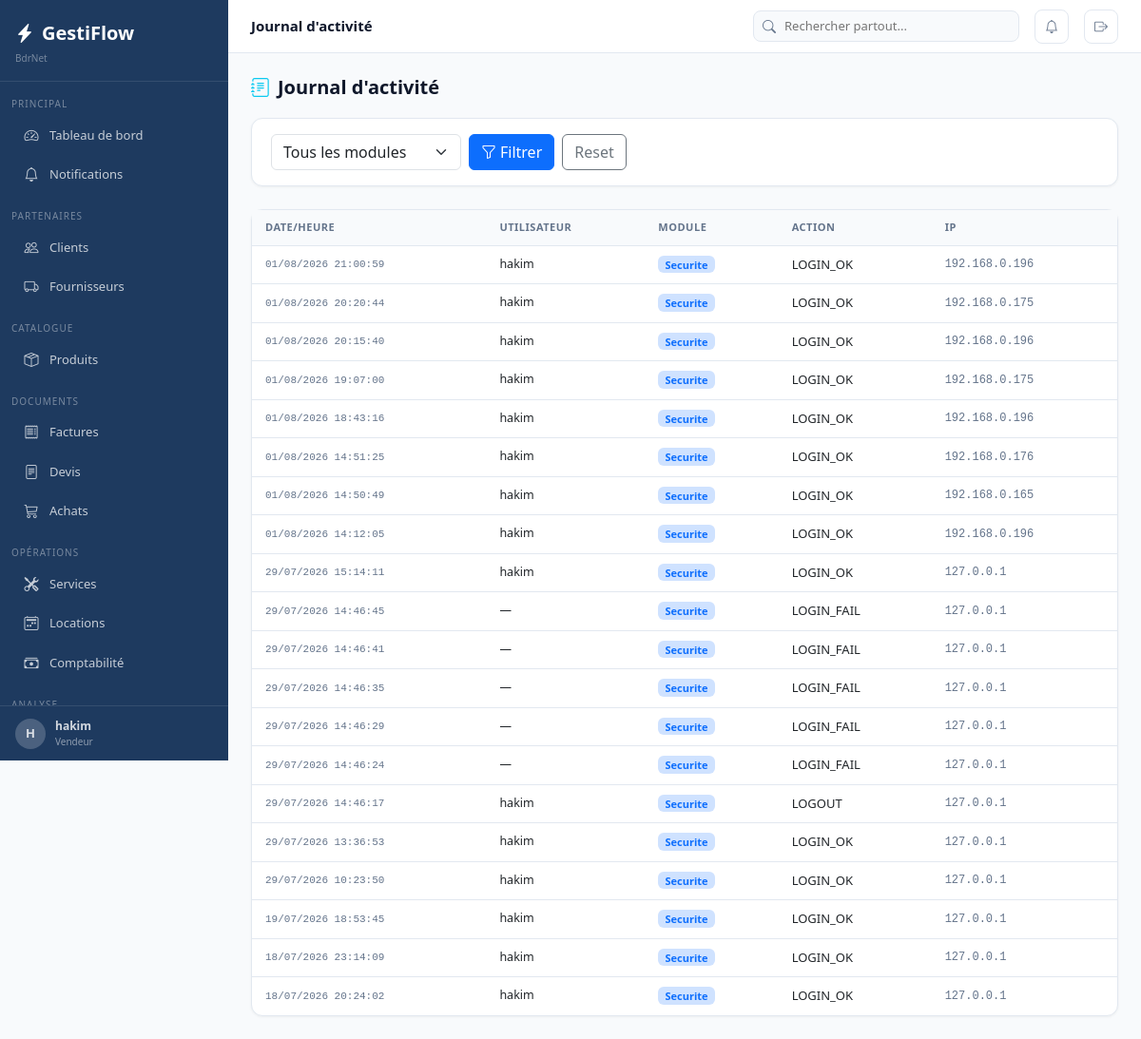
The page /auth/logs/ (signed in) on the database its author committed.
### apps/core/models.py (models this page shows, shortened)
class Parametre(models.Model):
    cle         = models.CharField(max_length=100, unique=True)
    valeur      = models.TextField(blank=True)
    description = models.CharField(max_length=200, blank=True)
    class Meta:
        verbose_name        = "Parametre"
        verbose_name_plural = "Parametres"
    @classmethod
    def get(cls, cle, defaut=''):
        try:
            return cls.objects.get(cle=cle).valeur
        except cls.DoesNotExist:
            return defaut

class TimestampedModel(models.Model):
    cree_le     = models.DateTimeField(auto_now_add=True)
    modifie_le  = models.DateTimeField(auto_now=True)
    class Meta:
        abstract = True

class LogActivite(TimestampedModel):
    utilisateur = models.ForeignKey(
        settings.AUTH_USER_MODEL, on_delete=models.SET_NULL,
        null=True, blank=True, related_name='logs'
    )
    action      = models.CharField(max_length=300)
    module      = models.CharField(max_length=100, blank=True)
    details     = models.TextField(blank=True)
    adresse_ip  = models.GenericIPAddressField(null=True, blank=True)
    class Meta:
        verbose_name        = "Log d'activite"
        verbose_name_plural = "Logs d'activite"
        ordering            = ['-cree_le']

### apps/authentication/models.py (models this page shows, shortened)
class Utilisateur(AbstractUser):
    class Role(models.TextChoices):
        ADMIN       = 'admin',       'Administrateur'
        MANAGER     = 'manager',     'Manager'
        VENDEUR     = 'vendeur',     'Vendeur'
        TECHNICIEN  = 'technicien',  'Technicien'
        COMPTABLE   = 'comptable',   'Comptable'
        CAISSIER    = 'caissier',    'Caissier'
    role            = models.CharField(max_length=20, choices=Role.choices, default=Role.VENDEUR)
    telephone       = models.CharField(max_length=20, blank=True)
    actif           = models.BooleanField(default=True)
    derniere_activite = models.DateTimeField(null=True, blank=True)
    photo           = models.ImageField(upload_to='utilisateurs/', null=True, blank=True)
    class Meta:
        verbose_name        = "Utilisateur"
        verbose_name_plural = "Utilisateurs"
    @property
    def est_admin(self):
        return self.role == self.Role.ADMIN or self.is_superuser

### apps/authentication/views.py (the view)
# urls.py: path('logs/',                   views.logs,                name='logs'),
@login_required
@admin_required
def logs(request):
    from apps.core.models import LogActivite
    from django.core.paginator import Paginator
    qs = LogActivite.objects.select_related('utilisateur').order_by('-cree_le')
    module = request.GET.get('module', '')
    if module: qs = qs.filter(module=module)
    modules = LogActivite.objects.values_list('module', flat=True).distinct().order_by('module')
    page = Paginator(qs, 30).get_page(request.GET.get('page'))
    return render(request, 'authentication/logs.html', {'logs': page, 'modules_disponibles': modules, 'module_filtre': module})

### apps/core/context_processors.py (called while the page is built)
def _get_entreprise():
    base = getattr(dj_settings, 'GESTIFLOW', {})
    try:
        from apps.core.models import Parametre
        return {
            'NOM_ENTREPRISE': Parametre.get('NOM_ENTREPRISE', base.get('NOM_ENTREPRISE', 'Mon Entreprise')),
            'ADRESSE':   Parametre.get('ADRESSE',   base.get('ADRESSE',   '')),
            'TELEPHONE': Parametre.get('TELEPHONE', base.get('TELEPHONE', '')),
            'EMAIL':     Parametre.get('EMAIL',     base.get('EMAIL',     '')),
            'DEVISE':    Parametre.get('DEVISE',    base.get('DEVISE',    'DA')),
            'TVA_DEFAUT':Parametre.get('TVA_DEFAUT',base.get('TVA_DEFAUT','19')),
            'LOGO':      Parametre.get('LOGO',      ''),
        }
    except Exception:
        return base

def global_context(request):
    ctx = {'ENTREPRISE': _get_entreprise(), 'APP_VERSION': '1.0.0'}
    if request.user.is_authenticated:
        try:
            from apps.core.notifications import get_notification_count
            ctx['notifications_count'] = get_notification_count(request.user)
        except Exception:
            ctx['notifications_count'] = 0
        try:
            from apps.produits.models import Produit
            from django.db.models import F
            ctx['alertes_stock_count'] = Produit.objects.filter(
                quantite_stock__lte=F('seuil_alerte'), actif=True, supprime=False
            ).count()
        except Exception:
            ctx['alertes_stock_count'] = 0
    return ctx

### apps/core/models.py (called while the page is built)
    def get_queryset(self):
        return super().get_queryset().filter(supprime=False)

### apps/core/notifications.py (called while the page is built, shortened)
def get_all_notifications(user):
    today = timezone.now().date()
    notifs = {
        'factures_en_retard': [],
        'devis_expirant': [],
        'stock_bas': [],
        'locations_retard': [],
        'services_retard': [],
    }
    try:
        from apps.ventes.models import Facture
    except Exception: pass
    try:
        from apps.devis.models import Devis
    except Exception: pass
    try:
        from apps.produits.models import Produit
        from django.db.models import F
    except Exception: pass
    return notifs

def get_notification_count(user):
    notifs = get_all_notifications(user)
    return sum(len(v) for v in notifs.values())

### templates/authentication/logs.html (shortened to what this page needs)
{% extends 'base.html' %}
{% block topbar_title %}Journal d'activité{% endblock %}
{% block content %}
<div class="page-header"><h1 class="page-title"><i class="bi bi-journal-text me-2 text-info"></i>Journal d'activité</h1></div>
<div class="card mb-4"><div class="card-body py-3">
  <form method="get" class="d-flex gap-2">
    <select name="module" class="form-select" style="max-width:200px;">
      <option value="">Tous les modules</option>
    </select>
    <button type="submit" class="btn btn-primary"><i class="bi bi-funnel me-1"></i>Filtrer</button>
    <a href="{% url 'auth:logs' %}" class="btn btn-outline-secondary">Reset</a>
  </form>
</div></div>
<div class="card"><div style="overflow-x:auto;"><table class="table-modern">
  <thead><tr><th>Date/Heure</th><th>Utilisateur</th><th>Module</th><th>Action</th><th>IP</th></tr></thead>
  <tbody>{% for log in logs %}<tr>
    <td style="font-size:11px;font-family:monospace;color:var(--text-secondary);white-space:nowrap;">{{ log.cree_le|date:"d/m/Y H:i:s" }}</td>
    <td style="font-size:12.5px;">{{ log.utilisateur.username|default:"—" }}</td>
    <td>{% if log.module %}<span class="badge bg-primary-subtle text-primary" style="font-size:11px;">{{ log.module }}</span>{% endif %}</td>
    <td style="font-size:13px;">{{ log.action|truncatechars:80 }}</td>
    <td style="font-size:12px;font-family:monospace;color:var(--text-secondary);">{{ log.adresse_ip|default:"—" }}</td>
  </tr>{% empty %}<tr><td colspan="5" class="text-center py-4" style="color:var(--text-secondary);">Aucune activité</td></tr>{% endfor %}</tbody>
</table></div>
</div>
{% endblock %}

### templates/base.html (shortened to what this page needs)
<!DOCTYPE html>
<html lang="fr">
<head>
<link rel="stylesheet" href="https://cdn.jsdelivr.net/npm/bootstrap@5.3.3/dist/css/bootstrap.min.css">
<link rel="stylesheet" href="https://cdn.jsdelivr.net/npm/bootstrap-icons@1.11.3/font/bootstrap-icons.min.css">
</head>
<body>
{% if user.is_authenticated %}
<nav class="sidebar">
  <div class="sidebar-nav">
    <div class="sidebar-logo">
      <a class="sidebar-logo-text" href="{% url 'dashboard:index' %}"><i class="bi bi-lightning-charge-fill me-2"></i>GestiFlow</a>
      <div style="font-size:10px;color:rgba(255,255,255,.4);margin-top:4px;">{{ ENTREPRISE.NOM_ENTREPRISE }}</div>
    </div>
    <div class="sidebar-section">Principal</div>
    <a href="{% url 'dashboard:index' %}" class="sidebar-item {% if request.resolver_match.app_name == 'dashboard' %}active{% endif %}"><i class="bi bi-speedometer2"></i><span>Tableau de bord</span></a>
    <a href="{% url 'core:notifications' %}" class="sidebar-item"><i class="bi bi-bell" ></i><span>Notifications</span></a>
    <div class="sidebar-section">Partenaires</div>
    <a href="{% url 'clients:liste' %}" class="sidebar-item {% if request.resolver_match.app_name == 'clients' %}active{% endif %}"><i class="bi bi-people"></i><span>Clients</span></a>
    <a href="{% url 'fournisseurs:liste' %}" class="sidebar-item {% if request.resolver_match.app_name == 'fournisseurs' %}active{% endif %}"><i class="bi bi-truck"></i><span>Fournisseurs</span></a>
    <div class="sidebar-section">Catalogue</div>
    <a href="{% url 'produits:liste' %}" class="sidebar-item "><i class="bi bi-box-seam"></i><span>Produits</span></a>
    <div class="sidebar-section">Documents</div>
    <a href="{% url 'ventes:liste' %}" class="sidebar-item {% if request.resolver_match.app_name == 'ventes' %}active{% endif %}"><i class="bi bi-receipt"></i><span>Factures</span></a>
    <a href="{% url 'devis:liste' %}" class="sidebar-item {% if request.resolver_match.app_name == 'devis' %}active{% endif %}"><i class="bi bi-file-text"></i><span>Devis</span></a>
    <a href="{% url 'achats:liste' %}" class="sidebar-item {% if request.resolver_match.app_name == 'achats' %}active{% endif %}"><i class="bi bi-cart3"></i><span>Achats</span></a>
    <div class="sidebar-section">Opérations</div>
    <a href="{% url 'services:liste' %}" class="sidebar-item {% if request.resolver_match.app_name == 'services' %}active{% endif %}"><i class="bi bi-tools"></i><span>Services</span></a>
    <a href="{% url 'locations:liste' %}" class="sidebar-item {% if request.resolver_match.app_name == 'locations' %}active{% endif %}"><i class="bi bi-calendar2-week"></i><span>Locations</span></a>
    <a href="{% url 'comptabilite:historique' %}" class="sidebar-item {% if request.resolver_match.app_name == 'comptabilite' %}active{% endif %}"><i class="bi bi-cash-stack"></i><span>Comptabilité</span></a>
    <div class="sidebar-section">Analyse</div>
  </div>
  <div class="sidebar-footer">
    <a href="{% url 'auth:profil' %}" style="display:flex;align-items:center;gap:10px;text-decoration:none;color:rgba(255,255,255,.8);">
      <div style="width:32px;height:32px;border-radius:50%;background:rgba(255,255,255,.2);display:flex;align-items:center;justify-content:center;font-size:13px;font-weight:700;">{{ user.first_name.0|default:user.username.0|upper }}</div>
      <div><div style="font-size:12px;font-weight:600;">{{ user.get_full_name|default:user.username }}</div><div style="font-size:10px;color:rgba(255,255,255,.5);">{{ user.get_role_display }}</div></div>
    </a>
  </div>
</nav>
<div class="main-content">
<div class="topbar">
  <div class="topbar-title">{% block topbar_title %}{% endblock %}</div>
    <div class="topbar-search" style="position:relative;">
      <i class="bi bi-search"></i>
      <input type="text" id="globalSearch" placeholder="Rechercher partout..." autocomplete="off">
    </div>
    <a href="{% url 'core:notifications' %}" class="topbar-btn" title="Notifications">
      <i class="bi bi-bell{% if notifications_count %}-fill{% endif %}" {% if notifications_count %}style="color:#f59e0b"{% endif %}></i>
    </a>
    <a href="{% url 'auth:deconnexion' %}" class="topbar-btn" title="Déconnexion"><i class="bi bi-box-arrow-right"></i></a>
  </div>
  <div class="content-area">
    {% block content %}{% endblock %}
  </div>
</div>
{% endif %}
</body>
</html>

### templates/base.html (style rules this page uses)
:root { --primary:#1e3a5f;--secondary:#2e75b6;--accent:#3b82f6;--success:#10b981;--warning:#f59e0b;--danger:#ef4444;--bg-body:#f8fafc;--bg-card:#ffffff;--border-color:#e2e8f0;--text-primary:#0f172a;--text-secondary:#64748b; }
body { background:var(--bg-body);color:var(--text-primary);font-family:'Segoe UI',Arial,sans-serif;font-size:14px; }
.sidebar { position:fixed;top:0;left:0;width:240px;height:100vh;background:var(--primary);z-index:100;display:flex;flex-direction:column;overflow:hidden; }
.sidebar-nav { flex:1 1 auto;overflow-y:auto;overflow-x:hidden;padding-bottom:8px; }
.sidebar-footer { flex:0 0 auto;padding:12px 16px;border-top:1px solid rgba(255,255,255,.1);background:var(--primary); }
.sidebar-logo { padding:20px 16px 16px;border-bottom:1px solid rgba(255,255,255,0.1);margin-bottom:8px; }
.sidebar-logo-text { color:#fff;font-size:20px;font-weight:700;text-decoration:none; }
.sidebar-section { padding:8px 12px 4px;font-size:10px;color:rgba(255,255,255,.4);text-transform:uppercase;letter-spacing:1px;margin-top:8px; }
.sidebar-item { display:flex;align-items:center;gap:10px;padding:9px 16px;color:rgba(255,255,255,.75);text-decoration:none;border-radius:8px;margin:1px 8px;font-size:13px;transition:all .15s; }
.sidebar-item i { font-size:15px;width:18px;text-align:center; }
.main-content { margin-left:240px;min-height:100vh; }
.topbar { background:#fff;border-bottom:1px solid var(--border-color);padding:0 24px;height:56px;display:flex;align-items:center;gap:16px;position:sticky;top:0;z-index:99; }
.topbar-title { font-weight:600;font-size:15px;flex:1; }
.topbar-search { position:relative;display:flex;align-items:center; }
.topbar-search input { border:1px solid var(--border-color);border-radius:8px;padding:6px 12px 6px 32px;font-size:13px;width:280px;background:var(--bg-body); }
.topbar-search i { position:absolute;left:10px;color:var(--text-secondary);font-size:14px; }
.topbar-btn { width:36px;height:36px;border-radius:8px;display:flex;align-items:center;justify-content:center;color:var(--text-secondary);text-decoration:none;border:1px solid var(--border-color);background:#fff;position:relative;cursor:pointer; }
.content-area { padding:24px; }
.page-header { display:flex;align-items:center;justify-content:space-between;flex-wrap:wrap;gap:12px;margin-bottom:20px; }
.page-title { font-size:20px;font-weight:700;margin:0; }
.card { background:#fff;border-radius:12px;border:1px solid var(--border-color);box-shadow:0 1px 3px rgba(0,0,0,.05); }
.card-body { padding:20px; }
.table-modern { width:100%;border-collapse:collapse; }
.table-modern thead tr { background:var(--bg-body); }
.table-modern th { padding:10px 14px;font-size:11px;font-weight:600;color:var(--text-secondary);text-transform:uppercase;letter-spacing:.5px;border-bottom:1px solid var(--border-color); }
.table-modern td { padding:10px 14px;border-bottom:1px solid var(--border-color);font-size:13px;vertical-align:middle; }
.table-modern tbody tr:last-child td { border-bottom:none; }

### rows shown on the page
Parametre: NOM_ENTREPRISE "BdrNet"
Utilisateur: first_name.0 "H", get_full_name "hakim", role "Vendeur"
LogActivite: cree_le "01/08/2026 21:00:59", utilisateur.username "hakim", module "Securite", action "LOGIN_OK", adresse_ip "192.168.0.196"
LogActivite: cree_le "01/08/2026 20:20:44", utilisateur.username "hakim", module "Securite", action "LOGIN_OK", adresse_ip "192.168.0.175"
LogActivite: cree_le "01/08/2026 20:15:40", utilisateur.username "hakim", module "Securite", action "LOGIN_OK", adresse_ip "192.168.0.196"
LogActivite: cree_le "01/08/2026 19:07:00", utilisateur.username "hakim", module "Securite", action "LOGIN_OK", adresse_ip "192.168.0.175"
LogActivite: cree_le "01/08/2026 18:43:16", utilisateur.username "hakim", module "Securite", action "LOGIN_OK", adresse_ip "192.168.0.196"
LogActivite: cree_le "01/08/2026 14:51:25", utilisateur.username "hakim", module "Securite", action "LOGIN_OK", adresse_ip "192.168.0.176"
LogActivite: cree_le "01/08/2026 14:50:49", utilisateur.username "hakim", module "Securite", action "LOGIN_OK", adresse_ip "192.168.0.165"
LogActivite: cree_le "01/08/2026 14:12:05", utilisateur.username "hakim", module "Securite", action "LOGIN_OK", adresse_ip "192.168.0.196"
LogActivite: cree_le "29/07/2026 15:14:11", utilisateur.username "hakim", module "Securite", action "LOGIN_OK", adresse_ip "127.0.0.1"
LogActivite: cree_le "29/07/2026 14:46:45", utilisateur.username "—", module "Securite", action "LOGIN_FAIL", adresse_ip "127.0.0.1"
LogActivite: cree_le "29/07/2026 14:46:41", utilisateur.username "—", module "Securite", action "LOGIN_FAIL", adresse_ip "127.0.0.1"
LogActivite: cree_le "29/07/2026 14:46:35", utilisateur.username "—", module "Securite", action "LOGIN_FAIL", adresse_ip "127.0.0.1"
LogActivite: cree_le "29/07/2026 14:46:29", utilisateur.username "—", module "Securite", action "LOGIN_FAIL", adresse_ip "127.0.0.1"
LogActivite: cree_le "29/07/2026 14:46:24", utilisateur.username "—", module "Securite", action "LOGIN_FAIL", adresse_ip "127.0.0.1"
LogActivite: cree_le "29/07/2026 14:46:17", utilisateur.username "hakim", module "Securite", action "LOGOUT", adresse_ip "127.0.0.1"
LogActivite: cree_le "29/07/2026 13:36:53", utilisateur.username "hakim", module "Securite", action "LOGIN_OK", adresse_ip "127.0.0.1"
LogActivite: cree_le "29/07/2026 10:23:50", utilisateur.username "hakim", module "Securite", action "LOGIN_OK", adresse_ip "127.0.0.1"
LogActivite: cree_le "19/07/2026 18:53:45", utilisateur.username "hakim", module "Securite", action "LOGIN_OK", adresse_ip "127.0.0.1"
LogActivite: cree_le "18/07/2026 23:14:09", utilisateur.username "hakim", module "Securite", action "LOGIN_OK", adresse_ip "127.0.0.1"
LogActivite: cree_le "18/07/2026 20:24:02", utilisateur.username "hakim", module "Securite", action "LOGIN_OK", adresse_ip "127.0.0.1"
